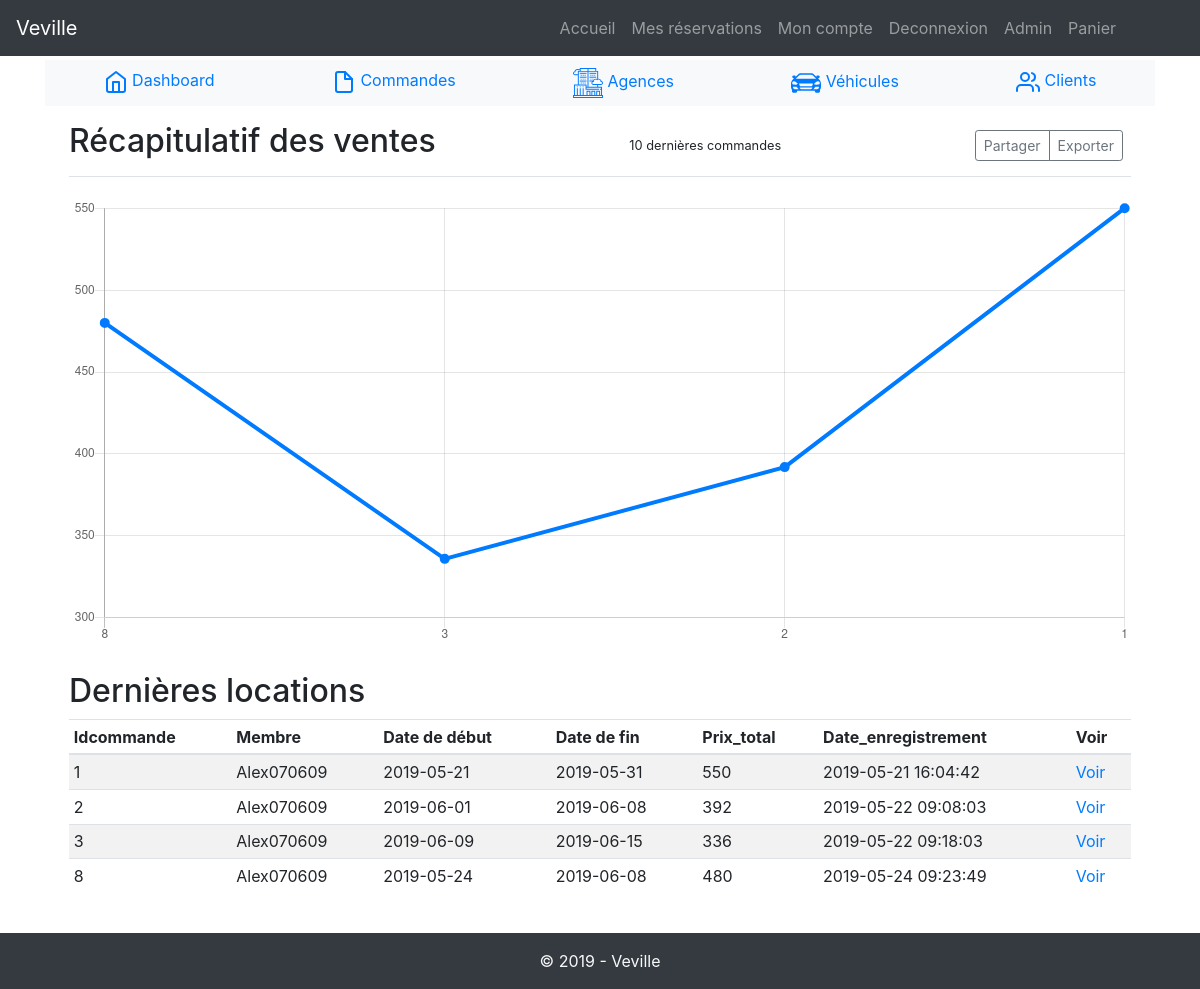
The app's page /admin/admin.php (signed in) with its own data.
### tables this page shows
CREATE TABLE IF NOT EXISTS `commande` (
  `idcommande` int(10) UNSIGNED NOT NULL AUTO_INCREMENT,
  `membre_idmembre` int(10) UNSIGNED NOT NULL,
  `vehicule_idvehicule` int(10) UNSIGNED NOT NULL,
  `vehicule_idagences` int(10) UNSIGNED NOT NULL,
  `date_heure_depart` date NOT NULL,
  `date_heure_fin` date NOT NULL,
  `prix_total` int(3) NOT NULL,
  `date_enregistrement` datetime NOT NULL,
  PRIMARY KEY (`idcommande`),
  KEY `fk_commande_membre1_idx` (`membre_idmembre`),
  KEY `fk_vehicule_idvehicule_idx` (`vehicule_idvehicule`),
  KEY `fk_vehicule_idagence_idx` (`vehicule_idagences`)
);

CREATE TABLE IF NOT EXISTS `membre` (
  `idmembre` int(10) UNSIGNED NOT NULL AUTO_INCREMENT,
  `pseudo` varchar(20) NOT NULL,
  `mdp` varchar(100) NOT NULL,
  `nom` varchar(20) NOT NULL,
  `prenom` varchar(20) NOT NULL,
  `email` varchar(50) NOT NULL,
  `civilite` enum('m','f') NOT NULL,
  `statut` int(3) NOT NULL,
  `date_enregistrement` datetime NOT NULL,
  `photo` varchar(255) DEFAULT NULL,
  PRIMARY KEY (`idmembre`)
);

### inc/function.php (called while the page is built, shortened)
<?php
function execReq( $req, $params=array() ){
    global $pdo;
    $r = $pdo->prepare($req);
    if( !empty($params) ){
        foreach($params as $key => $value){
            $params[$key] = htmlspecialchars($value,ENT_QUOTES);
            $r->bindValue($key, $params[$key],PDO::PARAM_STR);
        }
    }
    $r->execute();
    return $r;
};

### admin/admin.php (the view, shortened to what this page needs)
<?php
require_once('../inc/header.php');
?>
    <div role="main" class="px-4">
      <div class="d-flex justify-content-between flex-wrap flex-md-nowrap align-items-center pt-3 pb-2 mb-3 border-bottom">
        <h1 class="h2">Récapitulatif des ventes</h1>
        <small>10 dernières commandes</small>
        <div class="btn-toolbar mb-2 mb-md-0">
          <div class="btn-group mr-2">
            <button type="button" class="btn btn-sm btn-outline-secondary">Partager</button>
            <button type="button" class="btn btn-sm btn-outline-secondary">Exporter</button>
          </div>
        </div>
      </div>
      <canvas class="my-4 w-100 chartjs-render-monitor" id="myChart" width="769" height="324" style="display: block; width: 769px; height: 324px;"></canvas>
      <h2>Dernières locations</h2>
      <div class="table-responsive">
        <table class="table table-striped table-sm">
            <?php $commande = execReq( "SELECT * FROM commande"); ?>
          <thead>
            <tr>
            <?php
            for($i=0;$i<$commande->columnCount();$i++){
                $colonne = $commande->getColumnMeta($i);
                if( $colonne['name'] != "vehicule_idvehicule" && $colonne['name'] != "vehicule_idagences" ){
                    if( $colonne['name'] == "membre_idmembre" ){
                        ?> <th>Membre</th> <?php
                        continue;
                    }
                    if( $colonne['name'] == "date_heure_depart" ){
                        ?> <th>Date de début</th> <?php
                        continue;
                    }
                    if( $colonne['name'] == "date_heure_fin" ){
                        ?> <th>Date de fin</th> <?php
                        continue;
                    }
                ?>
                    <th><?= ucfirst($colonne['name']) ?></th>
                <?php
                }
              } ?>
              <th>Voir</th>
            </tr>
          </thead>
          <tbody>
              <?php while( $ligne = $commande->fetch()){
                  ?><tr><?php
                    foreach($ligne as $key => $value){
                        if($key == "vehicule_idvehicule"){
                            continue;
                        }
                        if($key == "vehicule_idagences"){
                            continue;
                        }
                        if($key == 'membre_idmembre'){
                            $membre = execReq( "SELECT * FROM membre WHERE idmembre=:idmembre", array(
                                'idmembre' => $value
                            ));
                            $leMembre = $membre->fetch();
                            $value = $leMembre['pseudo'];
                        }?>
                        <td><?= $value ?></td><?php
                    }
                    ?><td><a href="commandes.php?where=<?= $ligne['idcommande'] ?>">Voir</a></td><?php
                    ?></tr><?php
                } ?>
          </tbody>
        </table>
      </div>
    </div>
  <script>
  (function () {
    'use strict'
    feather.replace()
    // Graphs
    var ctx = document.getElementById('myChart')
    // eslint-disable-next-line no-unused-vars
    var myChart = new Chart(ctx, {
      type: 'line',
      data: {
        labels: [
          <?php
            $commandes = execReq( "SELECT * FROM commande ORDER BY idcommande DESC LIMIT 10");
            while( $commande = $commandes->fetch() ){
              echo $commande['idcommande'].',';
            }
          ?>
        ],
        datasets: [{
          data: [
            <?php
              $commandes = execReq( "SELECT * FROM commande ORDER BY idcommande DESC LIMIT 10");
              while( $commande = $commandes->fetch() ){
                echo $commande['prix_total'].',';
              }
            ?>
          ],
          lineTension: 0,
          backgroundColor: 'transparent',
          borderColor: '#007bff',
          borderWidth: 4,
          pointBackgroundColor: '#007bff'
        }]
      },
      options: {
        scales: {
          yAxes: [{
            ticks: {
              beginAtZero: false
            }
          }]
        },
        legend: {
          display: false
        }
      }
    })
  }())
  </script>
<?php
require_once('../inc/footer.php');

### records on screen
commande: idcommande "1", date_heure_depart "2019-05-21", date_heure_fin "2019-05-31", prix_total "550", date_enregistrement "2019-05-21 16:04:42"
membre: pseudo "Alex070609"
commande: idcommande "2", date_heure_depart "2019-06-01", date_heure_fin "2019-06-08", prix_total "392", date_enregistrement "2019-05-22 09:08:03"
commande: idcommande "3", date_heure_depart "2019-06-09", date_heure_fin "2019-06-15", prix_total "336", date_enregistrement "2019-05-22 09:18:03"
commande: idcommande "8", date_heure_depart "2019-05-24", date_heure_fin "2019-06-08", prix_total "480", date_enregistrement "2019-05-24 09:23:49"

### other values on screen
$colonne['name'] "Idcommande"
$colonne['name'] "Prix_total"
$colonne['name'] "Date_enregistrement"
chart data {{ $commande['idcommande'] }} 8, 3, 2, 1
chart data {{ $commande['prix_total'] }} 480, 336, 392, 550
